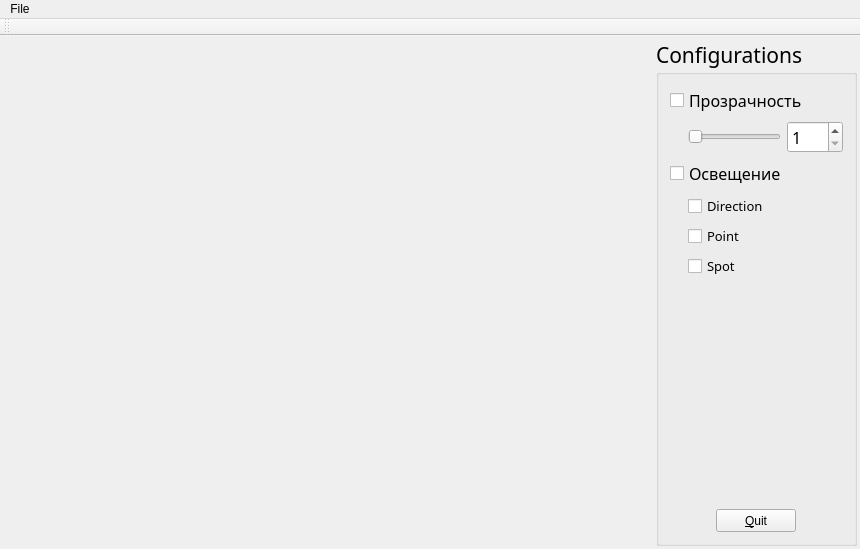
<?xml version="1.0" encoding="UTF-8"?>
<ui version="4.0">
 <class>MainWindow</class>
 <widget class="QMainWindow" name="MainWindow">
  <property name="windowModality">
   <enum>Qt::ApplicationModal</enum>
  </property>
  <property name="geometry">
   <rect>
    <x>0</x>
    <y>0</y>
    <width>860</width>
    <height>549</height>
   </rect>
  </property>
  <property name="windowTitle">
   <string>OpenGL</string>
  </property>
  <widget class="QWidget" name="centralWidget">
   <layout class="QHBoxLayout" name="horizontalLayout">
    <property name="spacing">
     <number>1</number>
    </property>
    <property name="leftMargin">
     <number>0</number>
    </property>
    <property name="topMargin">
     <number>3</number>
    </property>
    <property name="rightMargin">
     <number>3</number>
    </property>
    <property name="bottomMargin">
     <number>3</number>
    </property>
    <item>
     <widget class="GLwidget" name="widgetGL" native="true"/>
    </item>
    <item>
     <widget class="QGroupBox" name="gB_Config">
      <property name="minimumSize">
       <size>
        <width>201</width>
        <height>0</height>
       </size>
      </property>
      <property name="maximumSize">
       <size>
        <width>201</width>
        <height>16777215</height>
       </size>
      </property>
      <property name="font">
       <font>
        <family>Felix Titling</family>
        <pointsize>16</pointsize>
        <kerning>true</kerning>
       </font>
      </property>
      <property name="locale">
       <locale language="English" country="UnitedStates"/>
      </property>
      <property name="title">
       <string>Configurations</string>
      </property>
      <layout class="QVBoxLayout" name="verticalLayout_2">
       <item>
        <widget class="QCheckBox" name="checkBox_transparency">
         <property name="font">
          <font>
           <pointsize>12</pointsize>
          </font>
         </property>
         <property name="text">
          <string>Прозрачность</string>
         </property>
         <property name="checked">
          <bool>false</bool>
         </property>
        </widget>
       </item>
       <item>
        <widget class="QWidget" name="widget_ss" native="true">
         <property name="enabled">
          <bool>true</bool>
         </property>
         <property name="mouseTracking">
          <bool>false</bool>
         </property>
         <property name="focusPolicy">
          <enum>Qt::NoFocus</enum>
         </property>
         <layout class="QGridLayout" name="gridLayout">
          <property name="leftMargin">
           <number>18</number>
          </property>
          <property name="topMargin">
           <number>0</number>
          </property>
          <property name="rightMargin">
           <number>0</number>
          </property>
          <property name="bottomMargin">
           <number>0</number>
          </property>
          <property name="spacing">
           <number>0</number>
          </property>
          <item row="0" column="0">
           <layout class="QHBoxLayout" name="horizontalLayout_2">
            <item>
             <widget class="QSlider" name="horizontalSlider">
              <property name="cursor">
               <cursorShape>PointingHandCursor</cursorShape>
              </property>
              <property name="minimum">
               <number>1</number>
              </property>
              <property name="maximum">
               <number>100</number>
              </property>
              <property name="orientation">
               <enum>Qt::Horizontal</enum>
              </property>
             </widget>
            </item>
            <item>
             <widget class="QSpinBox" name="spinBox">
              <property name="font">
               <font>
                <pointsize>12</pointsize>
               </font>
              </property>
              <property name="minimum">
               <number>1</number>
              </property>
              <property name="maximum">
               <number>100</number>
              </property>
             </widget>
            </item>
           </layout>
          </item>
         </layout>
        </widget>
       </item>
       <item>
        <widget class="QCheckBox" name="checkBox_light">
         <property name="font">
          <font>
           <pointsize>12</pointsize>
          </font>
         </property>
         <property name="text">
          <string>Освещение</string>
         </property>
        </widget>
       </item>
       <item>
        <widget class="LightWidget" name="widget_light" native="true">
         <layout class="QGridLayout" name="gridLayout_2">
          <property name="leftMargin">
           <number>18</number>
          </property>
          <property name="topMargin">
           <number>0</number>
          </property>
          <property name="rightMargin">
           <number>0</number>
          </property>
          <property name="bottomMargin">
           <number>0</number>
          </property>
          <property name="spacing">
           <number>0</number>
          </property>
          <item row="0" column="0">
           <layout class="QVBoxLayout" name="verticalLayout">
            <item>
             <widget class="QCheckBox" name="checkBox_directionLight">
              <property name="font">
               <font>
                <pointsize>10</pointsize>
               </font>
              </property>
              <property name="text">
               <string>Direction</string>
              </property>
              <property name="checked">
               <bool>false</bool>
              </property>
             </widget>
            </item>
            <item>
             <widget class="QCheckBox" name="checkBox_pointLight">
              <property name="font">
               <font>
                <pointsize>10</pointsize>
               </font>
              </property>
              <property name="text">
               <string>Point</string>
              </property>
             </widget>
            </item>
            <item>
             <widget class="QCheckBox" name="checkBox_spotLight">
              <property name="font">
               <font>
                <pointsize>10</pointsize>
               </font>
              </property>
              <property name="text">
               <string>Spot</string>
              </property>
             </widget>
            </item>
           </layout>
          </item>
         </layout>
        </widget>
       </item>
       <item>
        <spacer name="verticalSpacer">
         <property name="orientation">
          <enum>Qt::Vertical</enum>
         </property>
         <property name="sizeHint" stdset="0">
          <size>
           <width>20</width>
           <height>397</height>
          </size>
         </property>
        </spacer>
       </item>
       <item alignment="Qt::AlignHCenter">
        <widget class="QPushButton" name="pushButton_close">
         <property name="minimumSize">
          <size>
           <width>80</width>
           <height>23</height>
          </size>
         </property>
         <property name="maximumSize">
          <size>
           <width>80</width>
           <height>23</height>
          </size>
         </property>
         <property name="font">
          <font>
           <family>Arial</family>
           <pointsize>9</pointsize>
          </font>
         </property>
         <property name="focusPolicy">
          <enum>Qt::StrongFocus</enum>
         </property>
         <property name="toolTipDuration">
          <number>-1</number>
         </property>
         <property name="layoutDirection">
          <enum>Qt::LeftToRight</enum>
         </property>
         <property name="text">
          <string>&amp;Quit</string>
         </property>
         <property name="autoDefault">
          <bool>false</bool>
         </property>
         <property name="default">
          <bool>false</bool>
         </property>
         <property name="flat">
          <bool>false</bool>
         </property>
        </widget>
       </item>
      </layout>
     </widget>
    </item>
   </layout>
  </widget>
  <widget class="QMenuBar" name="menuBar">
   <property name="geometry">
    <rect>
     <x>0</x>
     <y>0</y>
     <width>860</width>
     <height>20</height>
    </rect>
   </property>
   <widget class="QMenu" name="menuOpen_file">
    <property name="title">
     <string>File</string>
    </property>
    <addaction name="actionOpen_file"/>
   </widget>
   <addaction name="menuOpen_file"/>
  </widget>
  <widget class="QToolBar" name="mainToolBar">
   <attribute name="toolBarArea">
    <enum>TopToolBarArea</enum>
   </attribute>
   <attribute name="toolBarBreak">
    <bool>false</bool>
   </attribute>
  </widget>
  <action name="actionOpen_file">
   <property name="text">
    <string>Open file...</string>
   </property>
  </action>
 </widget>
 <layoutdefault spacing="6" margin="11"/>
 <customwidgets>
  <customwidget>
   <class>GLwidget</class>
   <extends>QWidget</extends>
   <header>glwidget.h</header>
   <container>1</container>
   <slots>
    <slot>getNewLight()</slot>
   </slots>
  </customwidget>
  <customwidget>
   <class>LightWidget</class>
   <extends>QWidget</extends>
   <header>lightwidget.h</header>
   <container>1</container>
  </customwidget>
 </customwidgets>
 <resources/>
 <connections>
  <connection>
   <sender>pushButton_close</sender>
   <signal>clicked()</signal>
   <receiver>MainWindow</receiver>
   <slot>close()</slot>
   <hints>
    <hint type="sourcelabel">
     <x>795</x>
     <y>533</y>
    </hint>
    <hint type="destinationlabel">
     <x>647</x>
     <y>486</y>
    </hint>
   </hints>
  </connection>
  <connection>
   <sender>horizontalSlider</sender>
   <signal>valueChanged(int)</signal>
   <receiver>spinBox</receiver>
   <slot>setValue(int)</slot>
   <hints>
    <hint type="sourcelabel">
     <x>764</x>
     <y>128</y>
    </hint>
    <hint type="destinationlabel">
     <x>807</x>
     <y>126</y>
    </hint>
   </hints>
  </connection>
  <connection>
   <sender>spinBox</sender>
   <signal>valueChanged(int)</signal>
   <receiver>horizontalSlider</receiver>
   <slot>setValue(int)</slot>
   <hints>
    <hint type="sourcelabel">
     <x>806</x>
     <y>128</y>
    </hint>
    <hint type="destinationlabel">
     <x>759</x>
     <y>127</y>
    </hint>
   </hints>
  </connection>
  <connection>
   <sender>checkBox_transparency</sender>
   <signal>clicked(bool)</signal>
   <receiver>widget_ss</receiver>
   <slot>setVisible(bool)</slot>
   <hints>
    <hint type="sourcelabel">
     <x>715</x>
     <y>90</y>
    </hint>
    <hint type="destinationlabel">
     <x>784</x>
     <y>114</y>
    </hint>
   </hints>
  </connection>
  <connection>
   <sender>checkBox_light</sender>
   <signal>clicked(bool)</signal>
   <receiver>widget_light</receiver>
   <slot>setVisible(bool)</slot>
   <hints>
    <hint type="sourcelabel">
     <x>705</x>
     <y>163</y>
    </hint>
    <hint type="destinationlabel">
     <x>675</x>
     <y>193</y>
    </hint>
   </hints>
  </connection>
 </connections>
</ui>
